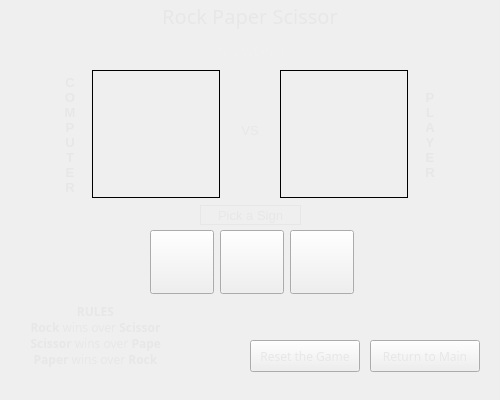
<?xml version="1.0" encoding="UTF-8"?>
<ui version="4.0">
 <class>RPSWindow</class>
 <widget class="QMainWindow" name="RPSWindow">
  <property name="geometry">
   <rect>
    <x>0</x>
    <y>0</y>
    <width>500</width>
    <height>400</height>
   </rect>
  </property>
  <property name="windowTitle">
   <string>Rock Paper Scissor</string>
  </property>
  <widget class="QWidget" name="widget_rps">
   <widget class="QLabel" name="label_title">
    <property name="geometry">
     <rect>
      <x>0</x>
      <y>0</y>
      <width>500</width>
      <height>32</height>
     </rect>
    </property>
    <property name="font">
     <font>
      <family>Malgun Gothic</family>
      <pointsize>15</pointsize>
     </font>
    </property>
    <property name="autoFillBackground">
     <bool>false</bool>
    </property>
    <property name="styleSheet">
     <string notr="true">color: rgb(231, 231, 231);</string>
    </property>
    <property name="text">
     <string>Rock Paper Scissor</string>
    </property>
    <property name="alignment">
     <set>Qt::AlignCenter</set>
    </property>
   </widget>
   <widget class="QPushButton" name="button_back">
    <property name="geometry">
     <rect>
      <x>370</x>
      <y>340</y>
      <width>110</width>
      <height>32</height>
     </rect>
    </property>
    <property name="font">
     <font>
      <family>Malgun Gothic</family>
      <pointsize>9</pointsize>
     </font>
    </property>
    <property name="styleSheet">
     <string notr="true">color: rgb(231, 231, 231);</string>
    </property>
    <property name="text">
     <string>Return to Main</string>
    </property>
   </widget>
   <widget class="QLabel" name="label_static1">
    <property name="geometry">
     <rect>
      <x>200</x>
      <y>205</y>
      <width>101</width>
      <height>20</height>
     </rect>
    </property>
    <property name="font">
     <font>
      <pointsize>10</pointsize>
      <weight>50</weight>
      <bold>false</bold>
      <underline>false</underline>
     </font>
    </property>
    <property name="styleSheet">
     <string notr="true">color: rgb(231, 231, 231);</string>
    </property>
    <property name="frameShape">
     <enum>QFrame::Box</enum>
    </property>
    <property name="text">
     <string>Pick a Sign</string>
    </property>
    <property name="alignment">
     <set>Qt::AlignCenter</set>
    </property>
   </widget>
   <widget class="QLabel" name="label_result">
    <property name="geometry">
     <rect>
      <x>0</x>
      <y>36</y>
      <width>500</width>
      <height>30</height>
     </rect>
    </property>
    <property name="font">
     <font>
      <family>Malgun Gothic</family>
      <pointsize>10</pointsize>
     </font>
    </property>
    <property name="autoFillBackground">
     <bool>false</bool>
    </property>
    <property name="styleSheet">
     <string notr="true">color: rgb(240,240,240);background-color: rgba(0, 0, 0, 0);</string>
    </property>
    <property name="text">
     <string>You WON !!</string>
    </property>
    <property name="alignment">
     <set>Qt::AlignCenter</set>
    </property>
   </widget>
   <widget class="QPushButton" name="pushButton">
    <property name="enabled">
     <bool>true</bool>
    </property>
    <property name="geometry">
     <rect>
      <x>150</x>
      <y>230</y>
      <width>64</width>
      <height>64</height>
     </rect>
    </property>
    <property name="font">
     <font>
      <kerning>true</kerning>
     </font>
    </property>
    <property name="autoFillBackground">
     <bool>false</bool>
    </property>
    <property name="styleSheet">
     <string notr="true">background-color: rgb(240, 240, 240)</string>
    </property>
    <property name="text">
     <string/>
    </property>
    <property name="iconSize">
     <size>
      <width>64</width>
      <height>64</height>
     </size>
    </property>
   </widget>
   <widget class="QPushButton" name="pushButton_2">
    <property name="geometry">
     <rect>
      <x>220</x>
      <y>230</y>
      <width>64</width>
      <height>64</height>
     </rect>
    </property>
    <property name="styleSheet">
     <string notr="true">background-color: rgb(240, 240, 240)</string>
    </property>
    <property name="text">
     <string/>
    </property>
    <property name="iconSize">
     <size>
      <width>64</width>
      <height>64</height>
     </size>
    </property>
   </widget>
   <widget class="QPushButton" name="pushButton_3">
    <property name="geometry">
     <rect>
      <x>290</x>
      <y>230</y>
      <width>64</width>
      <height>64</height>
     </rect>
    </property>
    <property name="styleSheet">
     <string notr="true">background-color: rgb(240, 240, 240)</string>
    </property>
    <property name="text">
     <string/>
    </property>
    <property name="iconSize">
     <size>
      <width>64</width>
      <height>64</height>
     </size>
    </property>
   </widget>
   <widget class="QPushButton" name="button_reset">
    <property name="geometry">
     <rect>
      <x>250</x>
      <y>340</y>
      <width>110</width>
      <height>32</height>
     </rect>
    </property>
    <property name="font">
     <font>
      <family>Malgun Gothic</family>
      <pointsize>9</pointsize>
     </font>
    </property>
    <property name="styleSheet">
     <string notr="true">color: rgb(231, 231, 231);</string>
    </property>
    <property name="text">
     <string>Reset the Game</string>
    </property>
   </widget>
   <widget class="QLabel" name="label_static2">
    <property name="geometry">
     <rect>
      <x>230</x>
      <y>120</y>
      <width>40</width>
      <height>20</height>
     </rect>
    </property>
    <property name="font">
     <font>
      <pointsize>10</pointsize>
     </font>
    </property>
    <property name="styleSheet">
     <string notr="true">color: rgb(231, 231, 231);</string>
    </property>
    <property name="text">
     <string>VS</string>
    </property>
    <property name="alignment">
     <set>Qt::AlignCenter</set>
    </property>
   </widget>
   <widget class="QLabel" name="label_static3">
    <property name="geometry">
     <rect>
      <x>60</x>
      <y>70</y>
      <width>20</width>
      <height>130</height>
     </rect>
    </property>
    <property name="font">
     <font>
      <pointsize>10</pointsize>
     </font>
    </property>
    <property name="layoutDirection">
     <enum>Qt::LeftToRight</enum>
    </property>
    <property name="styleSheet">
     <string notr="true">color: rgb(231, 231, 231);</string>
    </property>
    <property name="text">
     <string>&lt;html&gt;&lt;head/&gt;&lt;body&gt;&lt;p&gt;&lt;span style=&quot; font-weight:600;&quot;&gt;C&lt;br/&gt;O&lt;br/&gt;M&lt;br/&gt;P&lt;br/&gt;U&lt;br/&gt;T&lt;br/&gt;E&lt;br/&gt;R&lt;/span&gt;&lt;/p&gt;&lt;/body&gt;&lt;/html&gt;</string>
    </property>
    <property name="alignment">
     <set>Qt::AlignCenter</set>
    </property>
   </widget>
   <widget class="QLabel" name="label_static4">
    <property name="geometry">
     <rect>
      <x>420</x>
      <y>70</y>
      <width>20</width>
      <height>131</height>
     </rect>
    </property>
    <property name="font">
     <font>
      <pointsize>10</pointsize>
     </font>
    </property>
    <property name="layoutDirection">
     <enum>Qt::LeftToRight</enum>
    </property>
    <property name="styleSheet">
     <string notr="true">color: rgb(231, 231, 231);</string>
    </property>
    <property name="text">
     <string>&lt;html&gt;&lt;head/&gt;&lt;body&gt;&lt;p&gt;&lt;span style=&quot; font-weight:600;&quot;&gt;P&lt;br/&gt;L&lt;br/&gt;A&lt;br/&gt;Y&lt;br/&gt;E&lt;br/&gt;R&lt;/span&gt;&lt;/p&gt;&lt;/body&gt;&lt;/html&gt;</string>
    </property>
    <property name="alignment">
     <set>Qt::AlignCenter</set>
    </property>
   </widget>
   <widget class="QLabel" name="label">
    <property name="geometry">
     <rect>
      <x>30</x>
      <y>300</y>
      <width>131</width>
      <height>71</height>
     </rect>
    </property>
    <property name="font">
     <font>
      <family>Malgun Gothic</family>
     </font>
    </property>
    <property name="styleSheet">
     <string notr="true">color: rgb(231, 231, 231);</string>
    </property>
    <property name="frameShape">
     <enum>QFrame::NoFrame</enum>
    </property>
    <property name="frameShadow">
     <enum>QFrame::Sunken</enum>
    </property>
    <property name="text">
     <string>&lt;html&gt;&lt;head/&gt;&lt;body&gt;&lt;p align=&quot;center&quot;&gt;&lt;span style=&quot; font-weight:600;&quot;&gt;RULES&lt;/span&gt;&lt;br/&gt;&lt;span style=&quot; font-weight:600;&quot;&gt;Rock&lt;/span&gt; wins over &lt;span style=&quot; font-weight:600;&quot;&gt;Scissor&lt;/span&gt;&lt;br/&gt;&lt;span style=&quot; font-weight:600;&quot;&gt;Scissor&lt;/span&gt; wins over &lt;span style=&quot; font-weight:600;&quot;&gt;Paper&lt;/span&gt;&lt;br/&gt;&lt;span style=&quot; font-weight:600;&quot;&gt;Paper&lt;/span&gt; wins over &lt;span style=&quot; font-weight:600;&quot;&gt;Rock&lt;/span&gt;&lt;/p&gt;&lt;/body&gt;&lt;/html&gt;</string>
    </property>
   </widget>
   <widget class="QLabel" name="label_comp">
    <property name="geometry">
     <rect>
      <x>92</x>
      <y>70</y>
      <width>128</width>
      <height>128</height>
     </rect>
    </property>
    <property name="styleSheet">
     <string notr="true">background-color: rgba(0, 0, 0, 0);</string>
    </property>
    <property name="frameShape">
     <enum>QFrame::Box</enum>
    </property>
    <property name="text">
     <string/>
    </property>
   </widget>
   <widget class="QLabel" name="label_plyr">
    <property name="geometry">
     <rect>
      <x>280</x>
      <y>70</y>
      <width>128</width>
      <height>128</height>
     </rect>
    </property>
    <property name="styleSheet">
     <string notr="true">background-color: rgba(0, 0, 0, 0);</string>
    </property>
    <property name="frameShape">
     <enum>QFrame::Box</enum>
    </property>
    <property name="text">
     <string/>
    </property>
   </widget>
  </widget>
 </widget>
 <resources/>
 <connections/>
</ui>
